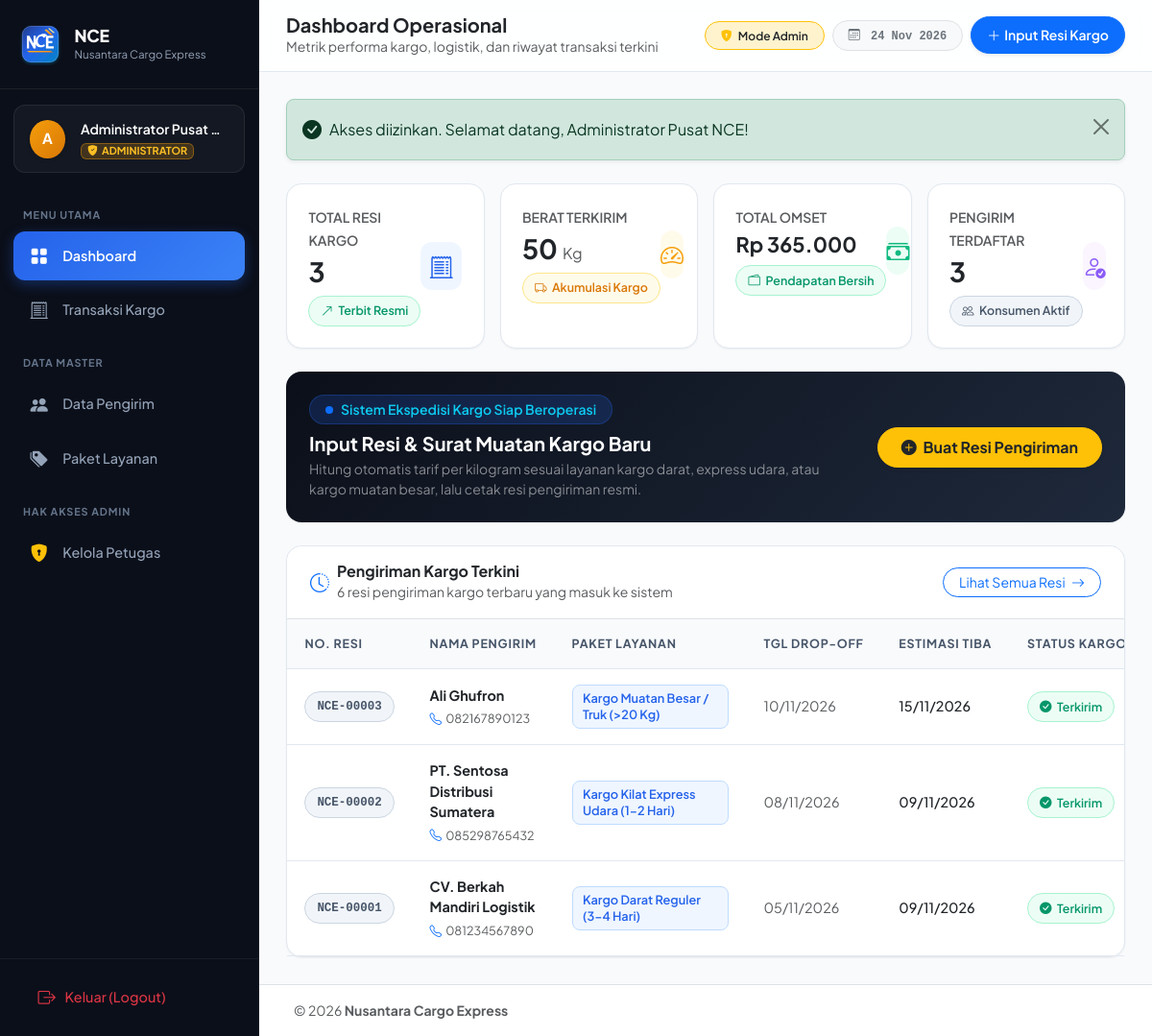
Screenshot of /index.php?page=dashboard (signed in) with the database file from the repository.
### tables this page shows
CREATE TABLE `tb_transaksi` (
  `trans_id` INT(11) NOT NULL AUTO_INCREMENT,
  `trans_id_pelanggan` INT(11) NOT NULL,
  `trans_id_layanan` INT(11) NOT NULL,
  `trans_tgl_masuk` DATE NOT NULL,
  `trans_tgl_selesai` DATE NOT NULL,
  `trans_berat` INT(11) NOT NULL,
  `trans_total` INT(11) NOT NULL,
  PRIMARY KEY (`trans_id`),
  CONSTRAINT `fk_transaksi_pelanggan` 
    FOREIGN KEY (`trans_id_pelanggan`) REFERENCES `tb_pelanggan` (`pel_id`) 
    ON DELETE RESTRICT ON UPDATE CASCADE,
  CONSTRAINT `fk_transaksi_layanan` 
    FOREIGN KEY (`trans_id_layanan`) REFERENCES `tb_layanan` (`lay_id`) 
    ON DELETE RESTRICT ON UPDATE CASCADE
);

CREATE TABLE `tb_pelanggan` (
  `pel_id` INT(11) NOT NULL AUTO_INCREMENT,
  `pel_nama` VARCHAR(100) NOT NULL,
  `pel_alamat` TEXT NULL,
  `pel_hp` VARCHAR(30) NULL,
  PRIMARY KEY (`pel_id`)
);

CREATE TABLE `tb_layanan` (
  `lay_id` INT(11) NOT NULL AUTO_INCREMENT,
  `lay_jenis` VARCHAR(100) NOT NULL,
  `lay_harga` INT(11) NOT NULL,
  PRIMARY KEY (`lay_id`)
);

### config/Database.php (called while the page is built, shortened)
<?php
class Database {
    private static ?PDO $instance = null;
    public static function getConnection(): PDO {
        if (self::$instance === null) {
            $dsn = "mysql:host=" . DB_HOST . ";port=" . DB_PORT . ";dbname=" . DB_NAME . ";charset=utf8mb4";
            $options = [
                PDO::ATTR_ERRMODE            => PDO::ERRMODE_EXCEPTION,
                PDO::ATTR_DEFAULT_FETCH_MODE => PDO::FETCH_ASSOC,
                PDO::ATTR_EMULATE_PREPARES   => false,
            ];
            try {
                self::$instance = new PDO($dsn, DB_USER, DB_PASS, $options);
            } catch (PDOException $e) {
                die("
                    <div style='font-family: Arial, sans-serif; max-width: 600px; margin: 40px auto; padding: 20px; border: 1px solid #f87171; background: #fef2f2; border-radius: 8px;'>
                        <h3 style='color: #991b1b; margin-top: 0;'>Koneksi Database Gagal!</h3>
                        <p style='color: #4b5563;'>Pastikan MySQL di XAMPP sudah berjalan dan database <strong>" . htmlspecialchars(DB_NAME) . "</strong> sudah di-import.</p>
                        <p style='color: #6b7280; font-size: 13px;'>Pesan Kesalahan: <code>" . htmlspecialchars($e->getMessage()) . "</code></p>
                    </div>
                ");
            }
        }
        return self::$instance;
    }
}

### classes/BaseModel.php (called while the page is built, shortened)
<?php
abstract class BaseModel {
    public function __construct() {
        $this->db = Database::getConnection();
    }
}

### classes/Transaksi.php (called while the page is built, shortened)
<?php
require_once __DIR__ . '/BaseModel.php';
class Transaksi extends BaseModel {
    private string $table = 'tb_transaksi';
    public function getRecent(int $limit = 5): array {
        $sql = "SELECT t.*, p.pel_nama, p.pel_hp, p.pel_alamat, l.lay_jenis, l.lay_harga
                FROM {$this->table} t
                JOIN tb_pelanggan p ON t.trans_id_pelanggan = p.pel_id
                JOIN tb_layanan l ON t.trans_id_layanan = l.lay_id
                ORDER BY t.trans_id DESC
                LIMIT :lim";
        $stmt = $this->db->prepare($sql);
        $stmt->bindValue(':lim', $limit, PDO::PARAM_INT);
        $stmt->execute();
        return $stmt->fetchAll();
    }
    public function count(): int {
        return (int)$this->db->query("SELECT COUNT(*) FROM {$this->table}")->fetchColumn();
    }
    public function getTotalOmset(): int {
        $res = $this->db->query("SELECT SUM(trans_total) FROM {$this->table}")->fetchColumn();
        return (int)($res ?? 0);
    }
    public function getTotalBerat(): int {
        $res = $this->db->query("SELECT SUM(trans_berat) FROM {$this->table}")->fetchColumn();
        return (int)($res ?? 0);
    }
}

### config/config.php (called while the page is built, shortened)
<?php
function format_rupiah(int|float $angka): string {
    return 'Rp ' . number_format($angka, 0, ',', '.');
}
function get_status_kargo(string $tglSelesai): array {
    $today = date('Y-m-d');
    if ($today >= $tglSelesai) {
        return [
            'status'       => 'Terkirim',
            'is_delivered' => true,
            'label'        => 'Terkirim',
            'badge'        => 'badge-soft-success',
            'icon'         => 'bi-check-circle-fill'
        ];
    }
}

### classes/Pelanggan.php (called while the page is built, shortened)
<?php
require_once __DIR__ . '/BaseModel.php';
class Pelanggan extends BaseModel {
    private string $table = 'tb_pelanggan';
    public function count(): int {
        return (int)$this->db->query("SELECT COUNT(*) FROM {$this->table}")->fetchColumn();
    }
}

### pages/dashboard.php (the view, shortened to what this page needs)
<?php
$pelangganModel = new Pelanggan();
$transaksiModel = new Transaksi();
$totalPelanggan = $pelangganModel->count();
$totalTransaksi = $transaksiModel->count();
$totalBerat     = $transaksiModel->getTotalBerat();
$totalOmset     = $transaksiModel->getTotalOmset();
$recentTransaksi = $transaksiModel->getRecent(6);
require_once __DIR__ . '/../includes/header.php';
require_once __DIR__ . '/../includes/sidebar.php';
?>
<?php require_once __DIR__ . '/../includes/alert.php'; ?>
<div class="row g-3 mb-4">
    <div class="col-12 col-sm-6 col-xl-3">
        <div class="stat-widget h-100">
            <div class="d-flex align-items-center justify-content-between">
                <div>
                    <span class="text-muted small fw-semibold text-uppercase tracking-wider">Total Resi Kargo</span>
                    <h3 class="fw-bold text-dark mt-1 mb-0"><?= number_format($totalTransaksi) ?></h3>
                    <div class="mt-2">
                        <span class="badge-pill badge-soft-success">
                            <i class="bi bi-arrow-up-right"></i> Terbit Resmi
                        </span>
                    </div>
                </div>
                <div class="stat-icon-wrapper stat-icon-blue">
                    <i class="bi bi-receipt-cutoff"></i>
                </div>
            </div>
        </div>
    </div>
    <div class="col-12 col-sm-6 col-xl-3">
        <div class="stat-widget h-100">
            <div class="d-flex align-items-center justify-content-between">
                <div>
                    <span class="text-muted small fw-semibold text-uppercase tracking-wider">Berat Terkirim</span>
                    <h3 class="fw-bold text-dark mt-1 mb-0"><?= number_format($totalBerat) ?> <span class="fs-6 fw-normal text-muted">Kg</span></h3>
                    <div class="mt-2">
                        <span class="badge-pill badge-soft-warning">
                            <i class="bi bi-truck"></i> Akumulasi Kargo
                        </span>
                    </div>
                </div>
                <div class="stat-icon-wrapper stat-icon-amber">
                    <i class="bi bi-speedometer2"></i>
                </div>
            </div>
        </div>
    </div>
    <div class="col-12 col-sm-6 col-xl-3">
        <div class="stat-widget h-100">
            <div class="d-flex align-items-center justify-content-between">
                <div>
                    <span class="text-muted small fw-semibold text-uppercase tracking-wider">Total Omset</span>
                    <h3 class="fw-bold text-dark mt-1 mb-0" style="font-size: 1.35rem;"><?= format_rupiah($totalOmset) ?></h3>
                    <div class="mt-2">
                        <span class="badge-pill badge-soft-success">
                            <i class="bi bi-wallet2"></i> Pendapatan Bersih
                        </span>
                    </div>
                </div>
                <div class="stat-icon-wrapper stat-icon-green">
                    <i class="bi bi-cash-stack"></i>
                </div>
            </div>
        </div>
    </div>
    <div class="col-12 col-sm-6 col-xl-3">
        <div class="stat-widget h-100">
            <div class="d-flex align-items-center justify-content-between">
                <div>
                    <span class="text-muted small fw-semibold text-uppercase tracking-wider">Pengirim Terdaftar</span>
                    <h3 class="fw-bold text-dark mt-1 mb-0"><?= number_format($totalPelanggan) ?></h3>
                    <div class="mt-2">
                        <span class="badge-pill badge-soft-secondary">
                            <i class="bi bi-people"></i> Konsumen Aktif
                        </span>
                    </div>
                </div>
                <div class="stat-icon-wrapper stat-icon-purple">
                    <i class="bi bi-person-check"></i>
                </div>
            </div>
        </div>
    </div>
</div>
<div class="card-modern p-4 mb-4 border-0 text-white" style="background: linear-gradient(135deg, #0b0f19 0%, #1e293b 100%);">
    <div class="row align-items-center">
        <div class="col-lg-8">
            <div class="d-inline-flex align-items-center gap-2 px-3 py-1 rounded-pill mb-2" style="background: rgba(37, 99, 235, 0.2); border: 1px solid rgba(37, 99, 235, 0.3);">
                <span class="d-inline-block rounded-circle bg-primary" style="width: 8px; height: 8px;"></span>
                <span class="small fw-semibold text-info">Sistem Ekspedisi Kargo Siap Beroperasi</span>
            </div>
            <h5 class="fw-bold mb-1 text-white">Input Resi & Surat Muatan Kargo Baru</h5>
            <p class="text-white-50 mb-lg-0 small">Hitung otomatis tarif per kilogram sesuai layanan kargo darat, express udara, atau kargo muatan besar, lalu cetak resi pengiriman resmi.</p>
        </div>
        <div class="col-lg-4 text-lg-end mt-3 mt-lg-0">
            <a href="index.php?page=transaksi&act=tambah" class="btn btn-warning px-4 py-2 fw-bold text-dark rounded-pill shadow-sm">
                <i class="bi bi-plus-circle-fill me-1"></i> Buat Resi Pengiriman
            </a>
        </div>
    </div>
</div>
<div class="card-modern">
    <div class="p-3 px-4 border-bottom d-flex justify-content-between align-items-center bg-white" style="border-top-left-radius: var(--nce-radius-lg); border-top-right-radius: var(--nce-radius-lg);">
        <div class="d-flex align-items-center gap-2">
            <i class="bi bi-clock-history text-primary fs-5"></i>
            <div>
                <h6 class="mb-0 fw-bold text-dark">Pengiriman Kargo Terkini</h6>
                <small class="text-muted">6 resi pengiriman kargo terbaru yang masuk ke sistem</small>
            </div>
        </div>
        <a href="index.php?page=transaksi" class="btn btn-sm btn-outline-primary rounded-pill px-3">
            Lihat Semua Resi <i class="bi bi-arrow-right ms-1"></i>
        </a>
    </div>
    <div class="table-responsive">
        <table class="table-modern">
            <thead>
                <tr>
                    <th style="width: 125px;">No. Resi</th>
                    <th>Nama Pengirim</th>
                    <th style="min-width: 200px;">Paket Layanan</th>
                    <th style="width: 110px;">Tgl Drop-off</th>
                    <th style="width: 120px;">Estimasi Tiba</th>
                    <th style="width: 140px;">Status Kargo</th>
                </tr>
            </thead>
            <tbody>
                <?php if (empty($recentTransaksi)): ?>
                    <tr>
                        <td colspan="9" class="text-center py-5 text-muted">
                            <i class="bi bi-inbox fs-2 d-block mb-2 text-secondary"></i>
                            Belum ada riwayat transaksi pengiriman kargo.
                        </td>
                    </tr>
                <?php else: ?>
                    <?php foreach ($recentTransaksi as $trx): ?>
                        <?php $statusKargo = get_status_kargo($trx['trans_tgl_selesai']); ?>
                        <tr>
                            <td class="text-nowrap">
                                <span class="badge-pill badge-soft-secondary font-monospace fw-bold">
                                    NCE-<?= str_pad((string)$trx['trans_id'], 5, '0', STR_PAD_LEFT) ?>
                                </span>
                            </td>
                            <td>
                                <div class="fw-bold text-dark"><?= htmlspecialchars($trx['pel_nama']) ?></div>
                                <div class="small text-muted d-flex align-items-center gap-1 mt-1">
                                    <i class="bi bi-telephone text-primary"></i>
                                    <?= htmlspecialchars(!empty($trx['pel_hp']) ? $trx['pel_hp'] : '-') ?>
                                </div>
                            </td>
                            <td>
                                <span class="badge-tag badge-soft-primary">
                                    <?= htmlspecialchars($trx['lay_jenis']) ?>
                                </span>
                            </td>
                            <td class="text-nowrap text-muted"><?= date('d/m/Y', strtotime($trx['trans_tgl_masuk'])) ?></td>
                            <td class="text-nowrap">
                                <span class="text-dark fw-medium"><?= date('d/m/Y', strtotime($trx['trans_tgl_selesai'])) ?></span>
                            </td>
                            <td class="text-nowrap">
                                <span class="badge-pill <?= $statusKargo['badge'] ?>">
                                    <i class="bi <?= $statusKargo['icon'] ?>"></i> <?= $statusKargo['label'] ?>
                                </span>
                            </td>
                        </tr>
                    <?php endforeach; ?>
                <?php endif; ?>
            </tbody>
        </table>
    </div>
</div>
<?php
require_once __DIR__ . '/../includes/footer.php';

### rows the page displays
tb_transaksi: trans_id "00003", trans_id_pelanggan.pel_nama "Ali Ghufron", trans_id_pelanggan.pel_hp "082167890123", trans_id_layanan.lay_jenis "Kargo Muatan Besar / Truk (>20 Kg)", trans_tgl_masuk "10/11/2026", trans_tgl_selesai "15/11/2026", trans_tgl_selesai "Terkirim"
tb_transaksi: trans_id "00002", trans_id_pelanggan.pel_nama "PT. Sentosa Distribusi Sumatera", trans_id_pelanggan.pel_hp "085298765432", trans_id_layanan.lay_jenis "Kargo Kilat Express Udara (1-2 Hari)", trans_tgl_masuk "08/11/2026", trans_tgl_selesai "09/11/2026", trans_tgl_selesai "Terkirim"
tb_transaksi: trans_id "00001", trans_id_pelanggan.pel_nama "CV. Berkah Mandiri Logistik", trans_id_pelanggan.pel_hp "081234567890", trans_id_layanan.lay_jenis "Kargo Darat Reguler (3-4 Hari)", trans_tgl_masuk "05/11/2026", trans_tgl_selesai "09/11/2026", trans_tgl_selesai "Terkirim"

### other values shown
APP_SHORT "NCE"
APP_NAME "Nusantara Cargo Express"
substr($user['user_namalengkap'] ?? 'U', 0, 1) "A"
$user['user_namalengkap'] "Administrator Pusat…"
$pageTitle "Dashboard Operasional"
$pageSubtitle "Metrik performa kargo, logistik, dan riwayat transaksi terkini"
$flash['message'] "Akses diizinkan. Selamat datang, Administrator Pusat NCE!"
$totalTransaksi "3"
$totalBerat "50"
format_rupiah($totalOmset) "Rp 365.000"
$totalPelanggan "3"
